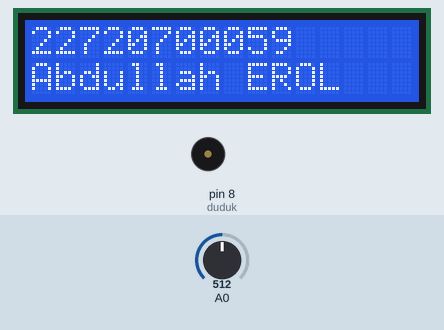
This sketch was run on a simulated Arduino Uno, built with avr-gcc and run on an emulated ATmega328P. On the bench: 16×2 character LCD, buzzer (waves = sounding). The inputs (shaded band) are chosen by the test bench; at power-on: A0 = 512.

Above: at 1.9 s.
At 16.7 s:
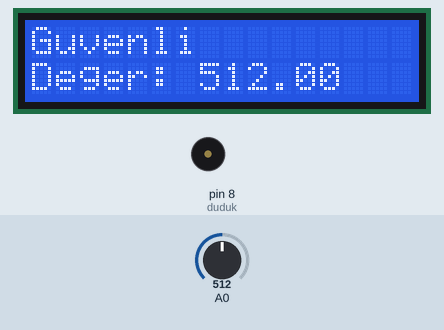
16.8 s: A0 set to 530
At 18.3 s:
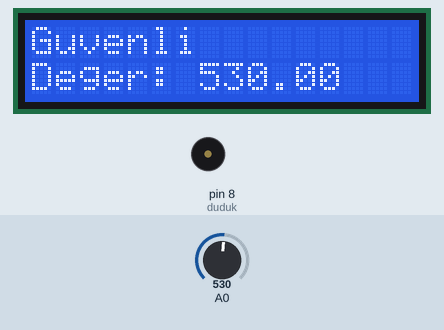
18.6 s: A0 set to 557
At 19.09 s:
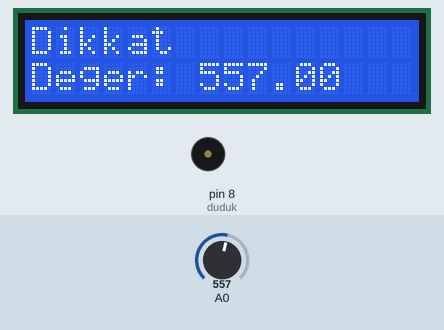
20.9 s: A0 set to 511
At 22.1 s:
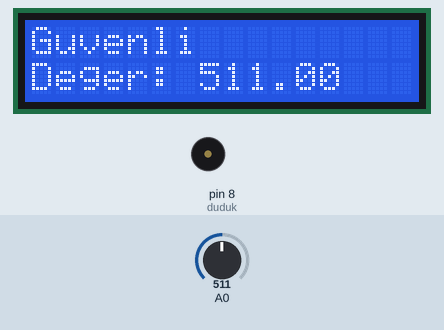
Timing chart, 0 to 23.9 s (numbered marks = the images above; inputs shaded):
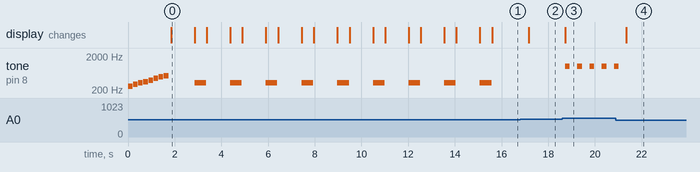

Measured:
- the behaviour switches between 540 and 541 on A0 (found by bisection; images 2 and 3)
- after the input at 16.8 s, the display: changes after 0.36 s (image 2)
- after the input at 18.6 s, tone on pin 8 (duduk): alternates 1000 Hz for 0.20 s and silent for 0.32 s, starting after 0.13 s; the display: changes after 0.13 s (image 3)
- after the input at 20.9 s, tone on pin 8 (duduk): goes on until 21.0 s, then stays silent; the display: changes after 0.44 s (image 4)
- what the display in image 0 shows lasts 1.1 s, from 1.8 s to 2.9 s

The sketch:

mq-2-sensor.ino
```cpp
#include <LiquidCrystal_I2C.h>
#define duduk 8
int sayac=0;
float SensorGaz;
//Crear el objeto lcd  dirección  0x3F y 16 columnas x 2 filas
LiquidCrystal_I2C lcd(0x27,16,2);  //

void setup() {
pinMode(duduk,OUTPUT);
  playWelcomeTone();
  lcd.init();


  lcd.backlight();

  while(sayac<3){
     lcd.print("22720700059");
   lcd.setCursor(0,1);
 lcd.print("Abdullah EROL");
 delay(1000);
    lcd.clear();
    tone(duduk,330);
    delay(500);
    noTone(duduk);
    sayac++;
  }

  while(sayac>=3 && sayac<6){
       lcd.print("22720700052");
   lcd.setCursor(0,1);
 lcd.print("Abdurahman Iskanoglu");
 delay(1000);
    lcd.clear();
   tone(duduk,330);
    delay(500);
    noTone(duduk);
    sayac++;
  }

  while(sayac>=6 && sayac<9){
           lcd.print("22720700050");
   lcd.setCursor(0,1);
 lcd.print("Cagla Yilmaz");
 delay(1000);
    lcd.clear();
   tone(duduk,330);
    delay(500);
    noTone(duduk);
    sayac++;
  }


}

void loop() {
 SensorGaz=analogRead(A0);
  if(SensorGaz>540){
    lcd.clear();
  lcd.print("Dikkat");
    lcd.setCursor(0,1);
    lcd.print("Deger: ");
    lcd.print(SensorGaz);
    tone(duduk, 1000, 200);
  }
  else{
    lcd.clear();
    lcd.print("Guvenli");
    lcd.setCursor(0,1);
    lcd.print("Deger: ");
    lcd.print(SensorGaz);
    noTone(duduk);
  }
  delay(500);
}


void playWelcomeTone() {
  // Hoş geldiniz notası için frekanslar ve süreler
  int notes[] = {262, 294, 330, 349, 392, 440, 494, 523};
  int durations[] = {200, 200, 200, 200, 200, 200, 200, 200};

  for (int i = 0; i < 8; i++) {
    tone(duduk, notes[i], durations[i]);
    delay(durations[i] + 20); // 20 ms bekleme süresi
  }

  noTone(duduk); // Buzzerı kapat
}
```
